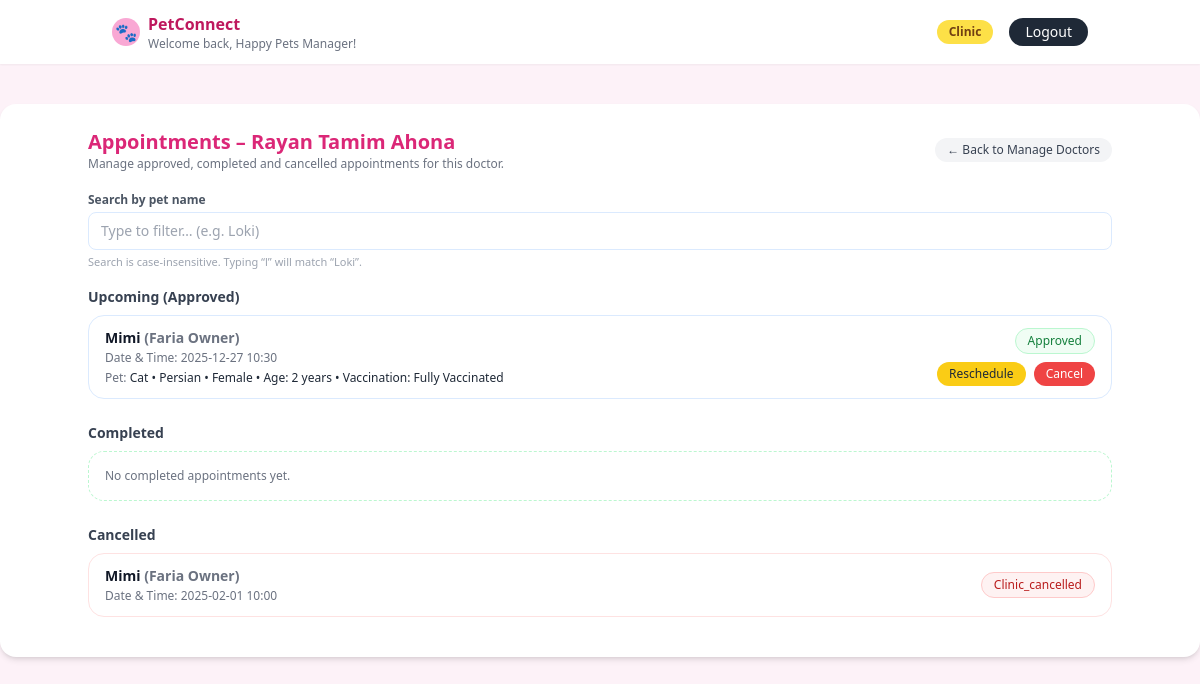
/clinic/doctor/3/appointments (signed in), run on the app's committed database.
### tables this page shows
CREATE TABLE doctors (
    id INTEGER PRIMARY KEY AUTOINCREMENT,
    clinic_id INTEGER NOT NULL,
    name TEXT NOT NULL,
    email TEXT NOT NULL,
    base_fee REAL NOT NULL,
    qualifications TEXT NOT NULL,
    rating REAL DEFAULT 0,
    weekly_schedule TEXT NOT NULL,
    FOREIGN KEY (clinic_id) REFERENCES clinics(id)
);

CREATE TABLE appointments (
    id INTEGER PRIMARY KEY AUTOINCREMENT,
    pet_id INTEGER NOT NULL,
    doctor_id INTEGER NOT NULL,
    appointment_date DATETIME NOT NULL,
    status TEXT NOT NULL DEFAULT 'pending',
    rating INTEGER,        -- 1 to 5              
    FOREIGN KEY (pet_id) REFERENCES pets(id),
    FOREIGN KEY (doctor_id) REFERENCES doctors(id)
);

CREATE TABLE pets (
    id INTEGER PRIMARY KEY AUTOINCREMENT,
    owner_id INTEGER NOT NULL,
    name TEXT NOT NULL,
    age TEXT NOT NULL,
    animal_type TEXT NOT NULL,
    breed TEXT NOT NULL,
    gender TEXT NOT NULL,
    vaccination_status TEXT NOT NULL,
    photo_filename TEXT,
    FOREIGN KEY (owner_id) REFERENCES owners(id)
);

CREATE TABLE owners (
    id INTEGER PRIMARY KEY AUTOINCREMENT,
    user_id INTEGER NOT NULL UNIQUE,
    name TEXT NOT NULL,
    email TEXT NOT NULL,
    location TEXT NOT NULL DEFAULT '',
    password TEXT NOT NULL DEFAULT '',
    FOREIGN KEY (user_id) REFERENCES users(id)
);

### app.py (the view)
@app.route("/clinic/doctor/<int:doctor_id>/appointments")
def clinic_doctor_appointments(doctor_id):
    if "user_id" not in session or session.get("role") != "clinic":
        return redirect(url_for("login"))
    clinic = get_or_create_clinic_for_current_user()
    if not clinic:
        flash("Clinic profile not found.", "danger")
        return redirect(url_for("login"))
    conn = get_db()
    cur = conn.cursor()
    cur.execute(
        "SELECT * FROM doctors WHERE id = ? AND clinic_id = ?",
        (doctor_id, clinic["id"]),
    )
    doctor = cur.fetchone()
    if not doctor:
        conn.close()
        flash("Doctor not found for this clinic.", "danger")
        return redirect(url_for("clinic_dashboard", tab="appointments"))
    q = (request.args.get("q") or "").strip()
    params = [doctor_id]
    where_extra = ""
    if q:
        where_extra = " AND LOWER(p.name) LIKE ?"
        params.append(f"%{q.lower()}%")
    cur.execute(
        f"""
        SELECT
            a.id,
            a.appointment_date,
            a.status,
            a.rating,
            p.name               AS pet_name,
            p.age                AS age,
            p.age                AS pet_age,
            p.animal_type        AS animal_type,
            p.animal_type        AS pet_animal_type,
            p.breed              AS breed,
            p.breed              AS pet_breed,
            p.gender             AS gender,
            p.gender             AS pet_gender,
            p.vaccination_status AS vaccination_status,
            p.vaccination_status AS pet_vaccination_status,
            o.name               AS owner_name,
            d.name               AS doctor_name
        FROM appointments a
        JOIN pets    p ON a.pet_id   = p.id
        JOIN owners  o ON p.owner_id = o.id
        JOIN doctors d ON a.doctor_id = d.id
        WHERE a.doctor_id = ?
          {where_extra}
        ORDER BY a.appointment_date ASC
        """,
        params,
    )
    rows = cur.fetchall()
    conn.close()
    requests = []
    upcoming = []
    completed = []
    cancelled = []
    for r in rows:
        status = (r["status"] or "").lower()
        if status in ("pending", "reschedule_pending"):
            requests.append(r)          # still not decided
        elif status in ("approved",):
            upcoming.append(r)         # approved future visits
        elif status in ("completed", "done"):
            completed.append(r)        # finished ones
        elif status in ("clinic_cancelled", "owner_cancelled", "cancelled", "canceled"):
            cancelled.append(r)        # any kind of cancel
    return render_template(
        "clinic_doctor_appointments.html",
        clinic=clinic,
        doctor=doctor,
        q=q,
        requests=requests,
        upcoming=upcoming,
        completed=completed,
        cancelled=cancelled,
    )

### app.py (called while the page is built, shortened)
def get_db():
    conn = sqlite3.connect(app.config["DATABASE"])
    conn.row_factory = sqlite3.Row
    return conn

def get_or_create_clinic_for_current_user():
    user_id = session.get("user_id")
    if not user_id:
        return None
    conn = get_db()
    cur = conn.cursor()
    clinic = cur.execute(
        "SELECT * FROM clinics WHERE user_id = ?", (user_id,)
    ).fetchone()
    conn.close()
    return clinic

### templates/clinic_doctor_appointments.html (shortened to what this page needs)
{% extends "base.html" %}
{% block content %}
<div class="max-w-5xl mx-auto">
  <div class="flex items-center justify-between mb-5">
    <div>
      <h2 class="text-xl font-semibold text-pink-600">
        Appointments – {{ doctor['name'] }}
      </h2>
      <p class="text-xs text-gray-500">
        Manage approved, completed and cancelled appointments for this doctor.
      </p>
    </div>
    <a href="{{ url_for('clinic_dashboard', tab='doctors') }}"
      class="text-xs px-3 py-1 rounded-full bg-gray-100 text-gray-700 hover:bg-gray-200">
      ← Back to Manage Doctors
    </a>
  </div>
  <div class="mb-4">
    <label class="block text-xs font-semibold text-gray-600 mb-1">
      Search by pet name
    </label>
    <input id="pet-search-input" type="text"
           placeholder="Type to filter… (e.g. Loki)"
           class="w-full border border-blue-100 rounded-lg px-3 py-2 text-sm focus:ring-2 focus:ring-blue-300 focus:border-blue-300">
    <p class="text-[11px] text-gray-400 mt-1">
      Search is case-insensitive. Typing “l” will match “Loki”.
    </p>
  </div>
  <div class="mb-6">
    <h3 class="text-sm font-semibold text-gray-700 mb-2">Upcoming (Approved)</h3>
    {% if upcoming %}
      <div class="space-y-3">
        {% for a in upcoming %}
          <div class="bg-white rounded-2xl border border-blue-100 px-4 py-3 flex flex-col md:flex-row md:items-center md:justify-between gap-3 text-sm"
               data-pet-card
               data-search-term="{{ (a['pet_name'] or '')|lower }} {{ (a['owner_name'] or '')|lower }}">
            <div>
              <p class="font-semibold text-gray-900">
                {{ a['pet_name'] }} <span class="text-gray-500">({{ a['owner_name'] }})</span>
              </p>
              <p class="text-xs text-gray-500 mt-0.5">
                Date &amp; Time: {{ a['appointment_date'] }}
              </p>
              <p class="text-xs text-gray-500 mt-1">
                Pet:
                <span class="font-medium text-gray-800">
                  {{ a['animal_type'] or 'Unknown' }} •
                  {{ a['breed'] or 'Breed N/A' }} •
                  {{ a['gender'] or 'Gender N/A' }} •
                  Age: {{ a['pet_age'] or 'N/A' }} •
                  Vaccination: {{ a['vaccination_status'] or 'N/A' }}
                </span>
              </p>
            </div>
            <div class="flex flex-col items-end gap-2 text-xs">
              <span class="px-3 py-1 rounded-full bg-green-50 text-green-700 border border-green-200">
                Approved
              </span>
              <div class="flex gap-2">
                <a href="{{ url_for('reschedule_appointment', appt_id=a['id']) }}"
                   class="px-3 py-1 rounded-full bg-yellow-400 hover:bg-yellow-500 text-gray-800 font-medium text-center">
                  Reschedule
                </a>
                <button type="button"
                        class="px-3 py-1 rounded-full bg-red-500 hover:bg-red-600 text-white font-medium"
                        data-cancel-url="{{ url_for('clinic_appointment_action', appt_id=a['id'], action='cancel') }}"
                        onclick="openApptCancelModal(this);">
                  Cancel
                </button>
              </div>
            </div>
          </div>
        {% endfor %}
      </div>
    {% else %}
      <div class="text-xs text-gray-500 bg-white rounded-2xl border border-dashed border-blue-200 p-4">
        No upcoming approved appointments.
      </div>
    {% endif %}
  </div>
  <div class="mb-6">
    <h3 class="text-sm font-semibold text-gray-700 mb-2">Completed</h3>
    {% if completed %}
      <div class="space-y-3">
        {% for a in completed %}
          <div class="bg-white rounded-2xl border border-green-100 px-4 py-3 flex flex-col md:flex-row md:items-center md:justify-between gap-3 text-sm"
               data-pet-card
               data-search-term="{{ (a['pet_name'] or '')|lower }} {{ (a['owner_name'] or '')|lower }}">
            <div>
              <p class="font-semibold text-gray-900">
                {{ a['pet_name'] }} <span class="text-gray-500">({{ a['owner_name'] }})</span>
              </p>
              <p class="text-xs text-gray-500 mt-0.5">
                Date &amp; Time: {{ a['appointment_date'] }}
              </p>
            </div>
            <span class="text-xs px-3 py-1 rounded-full bg-green-50 text-green-700 border border-green-200">
              Completed
            </span>
          </div>
        {% endfor %}
      </div>
    {% else %}
      <div class="text-xs text-gray-500 bg-white rounded-2xl border border-dashed border-green-200 p-4">
        No completed appointments yet.
      </div>
    {% endif %}
  </div>
  <div class="mb-4">
    <h3 class="text-sm font-semibold text-gray-700 mb-2">Cancelled</h3>
    {% if cancelled %}
      <div class="space-y-3">
        {% for a in cancelled %}
          <div class="bg-white rounded-2xl border border-red-100 px-4 py-3 flex flex-col md:flex-row md:items-center md:justify-between gap-3 text-sm"
               data-pet-card
               data-search-term="{{ (a['pet_name'] or '')|lower }} {{ (a['owner_name'] or '')|lower }}">
            <div>
              <p class="font-semibold text-gray-900">
                {{ a['pet_name'] }} <span class="text-gray-500">({{ a['owner_name'] }})</span>
              </p>
              <p class="text-xs text-gray-500 mt-0.5">
                Date &amp; Time: {{ a['appointment_date'] }}
              </p>
            </div>
            <span class="text-xs px-3 py-1 rounded-full bg-red-50 text-red-700 border border-red-200">
              {{ a['status']|capitalize }}
            </span>
          </div>
        {% endfor %}
      </div>
    {% else %}
      <div class="text-xs text-gray-500 bg-white rounded-2xl border border-dashed border-red-200 p-4">
        No cancelled appointments.
      </div>
    {% endif %}
  </div>
</div>
{% endblock %}

### data on the page
doctors: name "Rayan Tamim Ahona"
appointments: pet_name "Mimi", owner_name "Faria Owner", appointment_date "2025-12-27 10:30", animal_type "Cat", breed "Persian", gender "Female", age "2 years", vaccination_status "Fully Vaccinated"
appointments: pet_name "Mimi", owner_name "Faria Owner", appointment_date "2025-02-01 10:00", status "Clinic_cancelled"

### other printed values
{{ session.get('user_name') }} "Happy Pets Manager"
{{ session.get('role')|capitalize }} "Clinic"
